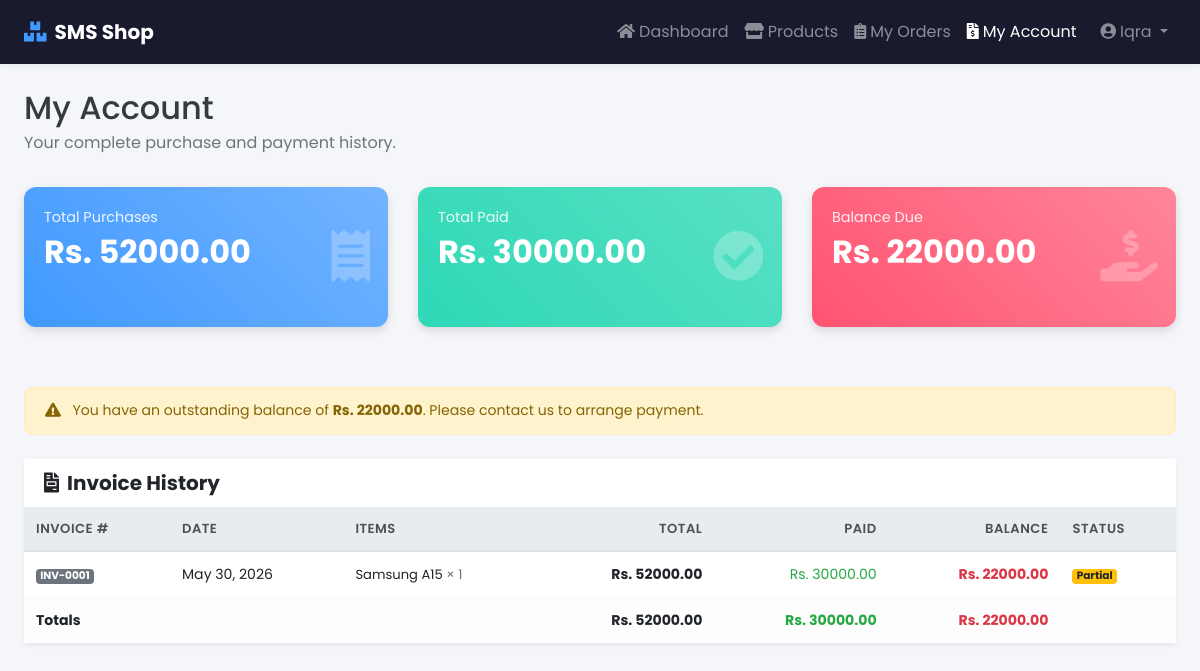
Page /customers/portal/ledger/ (signed in) on the committed database.
### customers/models.py (models this page shows, shortened)
class Customer(models.Model):
    TYPE_CHOICES = (
        ('Retail',    'Retail'),
        ('Wholesale', 'Wholesale'),
        ('Walk-in',   'Walk-in'),
    )
    STATUS_CHOICES = (
        ('Active',   'Active'),
        ('Inactive', 'Inactive'),
    )
    user            = models.OneToOneField(
        User, on_delete=models.SET_NULL,
        null=True, blank=True, related_name='customer'
    )
    name            = models.CharField(max_length=255)
    phone           = models.CharField(max_length=20,  blank=True)
    email           = models.EmailField(blank=True)
    address         = models.TextField(blank=True)
    customer_type   = models.CharField(max_length=20,
                                       choices=TYPE_CHOICES, default='Retail')
    credit_limit    = models.DecimalField(max_digits=12, decimal_places=2,
                                          default=0)
    opening_balance = models.DecimalField(max_digits=12, decimal_places=2,
                                          default=0)
    status          = models.CharField(max_length=10,
                                       choices=STATUS_CHOICES, default='Active')
    notes           = models.TextField(blank=True)
    created_at      = models.DateTimeField(auto_now_add=True)
    @property
    def total_purchases(self):
        return sum(s.total_amount for s in self.sales.all())
    @property
    def total_paid(self):
        return sum(s.paid_amount for s in self.sales.all())
    @property
    def balance_due(self):
        return sum(s.balance for s in self.sales.all())

### sales/models.py (models this page shows, shortened)
class Sale(models.Model):
    PAYMENT_METHODS = (
        ('Cash', 'Cash'), ('Card', 'Card'),
        ('Bank Transfer', 'Bank Transfer'), ('Credit', 'On Credit'),
    )
    customer       = models.ForeignKey('customers.Customer',
                                       on_delete=models.SET_NULL,
                                       null=True, blank=True,
                                       related_name='sales')
    customer_name  = models.CharField(max_length=255, default='Walk-in')
    sale_date      = models.DateField(auto_now_add=True)
    tax_percent    = models.DecimalField(max_digits=5, decimal_places=2,
                                         default=0)
    paid_amount    = models.DecimalField(max_digits=12, decimal_places=2,
                                         default=0)
    payment_method = models.CharField(max_length=20,
                                       choices=PAYMENT_METHODS, default='Cash')
    notes          = models.TextField(blank=True)
    created_at     = models.DateTimeField(auto_now_add=True)
    @property
    def invoice_number(self):
        return f'INV-{self.pk:04d}'
    @property
    def subtotal(self):
        return sum(i.line_total for i in self.items.all())
    @property
    def tax_amount(self):
        return self.subtotal * (self.tax_percent / 100)
    @property
    def total_amount(self):
        return self.subtotal + self.tax_amount
    @property
    def balance(self):
        return max(self.total_amount - self.paid_amount, Decimal('0.00'))
    @property
    def status(self):
        if self.balance <= 0:    return 'paid'
        if self.paid_amount > 0: return 'partial'
        return 'unpaid'

class SaleItem(models.Model):
    sale       = models.ForeignKey(Sale, related_name='items',
                                   on_delete=models.CASCADE)
    product    = models.ForeignKey('products.Product',
                                   on_delete=models.PROTECT)
    quantity   = models.PositiveIntegerField()
    sale_price = models.DecimalField(max_digits=10, decimal_places=2)
    discount   = models.DecimalField(max_digits=5, decimal_places=2,
                                      default=0)
    cost_price = models.DecimalField(max_digits=10, decimal_places=2,
                                      default=0)
    @property
    def line_total(self):
        return (Decimal(str(self.quantity)) * self.sale_price
                * (1 - self.discount / 100))

### products/models.py (models this page shows, shortened)
class Product(models.Model):
    name          = models.CharField(max_length=255)
    sku           = models.CharField(max_length=50, unique=True)
    category      = models.ForeignKey(Category, on_delete=models.SET_NULL,
                                      null=True, blank=True)
    sale_price    = models.DecimalField(max_digits=10, decimal_places=2, default=0)
    reorder_level = models.PositiveIntegerField(default=10)
    description   = models.TextField(blank=True)
    is_active     = models.BooleanField(default=True)

### customers/views.py (the view)
# urls.py: path('portal/ledger/',          views.portal_ledger,      name='portal-ledger'),
@customer_required
def portal_ledger(request):
    from sales.models import Sale
    customer = _get_customer(request)
    sales    = Sale.objects.filter(customer=customer).order_by("created_at")
    entries = []
    running = customer.opening_balance or Decimal("0.00")
    if running:
        entries.append({"label": "Opening Balance", "debit": running,
                        "credit": Decimal("0.00"), "balance": running, "type": "opening"})
    for sale in sales:
        running += sale.total_amount
        entries.append({"label": sale.invoice_number, "date": sale.sale_date,
                        "debit": sale.total_amount, "credit": Decimal("0.00"),
                        "balance": running, "type": "sale"})
        if sale.paid_amount > 0:
            running -= sale.paid_amount
            entries.append({"label": "Payment", "date": sale.sale_date,
                            "debit": Decimal("0.00"), "credit": sale.paid_amount,
                            "balance": running, "type": "payment"})
    return render(request, "customer_portal/ledger.html", {
        "customer": customer, "entries": entries, "sales": sales,
    })

### customers/views.py (called while the page is built)
def _get_customer(request):
    try:
        return request.user.customer
    except Exception:
        return None

### templates/customer_portal/ledger.html (shortened to what this page needs)
{% extends "customer_portal/base.html" %}
{% block content %}
<div class="container-fluid p-4">
    <div class="row mb-3"><div class="col-12">
        <h2 class="text-dark mb-1">My Account</h2>
        <p class="text-muted">Your complete purchase and payment history.</p>
    </div></div>
    <div class="row mb-4">
        <div class="col-md-4 col-sm-6 mb-3">
            <div class="card-box bg-gradient-primary">
                <div class="icon"><i class="fas fa-receipt"></i></div>
                <p>Total Purchases</p>
                <h3> Rs. {{ customer.total_purchases|floatformat:2 }}</h3>
            </div>
        </div>
        <div class="col-md-4 col-sm-6 mb-3">
            <div class="card-box bg-gradient-success">
                <div class="icon"><i class="fas fa-check-circle"></i></div>
                <p>Total Paid</p>
                <h3> Rs. {{ customer.total_paid|floatformat:2 }}</h3>
            </div>
        </div>
        <div class="col-md-4 col-sm-6 mb-3">
            <div class="card-box {% if customer.balance_due > 0 %}bg-gradient-danger{% else %}bg-gradient-success{% endif %}">
                <div class="icon"><i class="fas fa-hand-holding-usd"></i></div>
                <p>Balance Due</p>
                <h3> Rs. {{ customer.balance_due|floatformat:2 }}</h3>
            </div>
        </div>
    </div>
    {% if customer.balance_due > 0 %}
    <div class="alert alert-warning mb-4">
        <i class="fas fa-exclamation-triangle mr-2"></i>
        You have an outstanding balance of <strong> Rs. {{ customer.balance_due|floatformat:2 }}</strong>.
        Please contact us to arrange payment.
    </div>
    {% endif %}
    <div class="card shadow-sm border-0">
        <div class="card-header bg-white border-0">
            <h5 class="mb-0 font-weight-bold"><i class="fas fa-file-invoice mr-2"></i>Invoice History</h5>
        </div>
        <div class="card-body p-0">
            <div class="table-responsive">
                <table class="table table-hover mb-0">
                    <thead class="thead-light">
                        <tr>
                            <th>Invoice #</th>
                            <th>Date</th>
                            <th>Items</th>
                            <th class="text-right">Total</th>
                            <th class="text-right">Paid</th>
                            <th class="text-right">Balance</th>
                            <th>Status</th>
                        </tr>
                    </thead>
                    <tbody>
                        {% for sale in sales %}
                        <tr>
                            <td><span class="badge badge-secondary">{{ sale.invoice_number }}</span></td>
                            <td>{{ sale.sale_date }}</td>
                            <td>
                                {% for item in sale.items.all %}
                                <div style="font-size:.82rem;">{{ item.product.name }} <span class="text-muted">× {{ item.quantity }}</span></div>
                                {% endfor %}
                            </td>
                            <td class="text-right font-weight-bold"> Rs. {{ sale.total_amount|floatformat:2 }}</td>
                            <td class="text-right text-success"> Rs. {{ sale.paid_amount|floatformat:2 }}</td>
                            <td class="text-right {% if sale.balance > 0 %}text-danger font-weight-bold{% else %}text-muted{% endif %}">
                                Rs. {{ sale.balance|floatformat:2 }}
                            </td>
                            <td>
                                {% if sale.status == 'paid' %}<span class="badge badge-success">Paid</span>
                                {% elif sale.status == 'partial' %}<span class="badge badge-warning">Partial</span>
                                {% else %}<span class="badge badge-danger">Unpaid</span>{% endif %}
                            </td>
                        </tr>
                        {% endfor %}
                    </tbody>
                    {% if sales %}
                    <tfoot class="font-weight-bold table-light">
                        <tr>
                            <td colspan="3">Totals</td>
                            <td class="text-right"> Rs. {{ customer.total_purchases|floatformat:2 }}</td>
                            <td class="text-right text-success"> Rs. {{ customer.total_paid|floatformat:2 }}</td>
                            <td class="text-right text-danger"> Rs. {{ customer.balance_due|floatformat:2 }}</td>
                            <td></td>
                        </tr>
                    </tfoot>
                    {% endif %}
                </table>
            </div>
        </div>
    </div>
</div>
{% endblock %}

### templates/customer_portal/base.html (shortened to what this page needs)
{% load static %}
<!DOCTYPE html>
<html lang="en">
<head>
    <link rel="stylesheet" href="https://cdn.jsdelivr.net/npm/bootstrap@4.6.2/dist/css/bootstrap.min.css"/>
    <link rel="stylesheet" href="https://use.fontawesome.com/releases/v5.15.2/css/all.css"/>
    <link rel="stylesheet" href="{% static 'style.css' %}"/>
</head>
<body style="background:#f4f6f9;">
<nav class="navbar navbar-expand-lg navbar-dark" style="background:#1a1a2e; padding: 12px 24px;">
    <a class="navbar-brand font-weight-bold" href="{% url 'customer-dashboard' %}">
        <i class="fas fa-boxes mr-2" style="color:#4099ff;"></i>SMS Shop
    </a>
    <div class="collapse navbar-collapse" id="portalNav">
        <ul class="navbar-nav ml-auto">
            <li class="nav-item">
                <a class="nav-link {% if request.resolver_match.url_name == 'customer-dashboard' %}active{% endif %}"
                   href="{% url 'customer-dashboard' %}">
                    <i class="fas fa-home mr-1"></i>Dashboard
                </a>
            </li>
            <li class="nav-item">
                <a class="nav-link {% if 'portal-products' in request.resolver_match.url_name %}active{% endif %}"
                   href="{% url 'portal-products' %}">
                    <i class="fas fa-store mr-1"></i>Products
                </a>
            </li>
            <li class="nav-item">
                <a class="nav-link {% if 'portal-orders' in request.resolver_match.url_name %}active{% endif %}"
                   href="{% url 'portal-orders' %}">
                    <i class="fas fa-clipboard-list mr-1"></i>My Orders
                </a>
            </li>
            <li class="nav-item">
                <a class="nav-link {% if 'portal-ledger' in request.resolver_match.url_name %}active{% endif %}"
                   href="{% url 'portal-ledger' %}">
                    <i class="fas fa-file-invoice-dollar mr-1"></i>My Account
                </a>
            </li>
            <li class="nav-item dropdown ml-2">
                <a class="nav-link dropdown-toggle" href="#" data-toggle="dropdown">
                    <i class="fas fa-user-circle mr-1"></i>{{ user.get_full_name|default:user.username }}
                </a>
            </li>
        </ul>
    </div>
</nav>
{% block content %}{% endblock %}
</body>
</html>

### static/style.css (style rules this page uses)
body { font-family: 'Poppins', sans-serif; background: #f4f6f9; overflow-x: hidden; }
.navbar { padding: 12px 20px; background: #fff; border-bottom: 1px solid #e9ecef; box-shadow: 0 2px 5px rgba(0,0,0,.05); position: sticky; top: 0; z-index: 100; }
.card-box { position: relative; color: #fff; padding: 20px 22px 5px 20px; border-radius: 12px; margin-bottom: 20px; box-shadow: 0 4px 10px rgba(0,0,0,.12); height: 140px; }
.card-box h3 { font-size: 2rem; font-weight: 700; margin: 0; }
.card-box p { font-size: .9rem; opacity: .9; margin: 0 0 4px; }
.card-box .icon { position: absolute; top: 50%; right: 18px; transform: translateY(-50%); font-size: 3.2rem; opacity: .25; }
.bg-gradient-primary { background: linear-gradient(45deg,#4099ff,#73b4ff); }
.bg-gradient-success { background: linear-gradient(45deg,#2ed8b6,#59e0c5); }
.bg-gradient-danger { background: linear-gradient(45deg,#FF5370,#ff869a); }
.table thead th { border-top: none; border-bottom: 2px solid #e9ecef; color: #495057; font-weight: 600; font-size: .82rem; text-transform: uppercase; letter-spacing: .5px; }
.table td { vertical-align: middle; font-size: .88rem; }
.alert { border-radius: 8px; font-size: .88rem; }

### rows in the picture
Customer: total_purchases "52000.00", total_paid "30000.00", balance_due "22000.00"
Sale: invoice_number "INV-0001", sale_date "May 30, 2026", total_amount "52000.00", paid_amount "30000.00", balance "22000.00", shows "Partial"
SaleItem: product.name "Samsung A15", quantity "1"

### other values in the picture
{{ user.get_full_name|default:user.username }} "Iqra"
